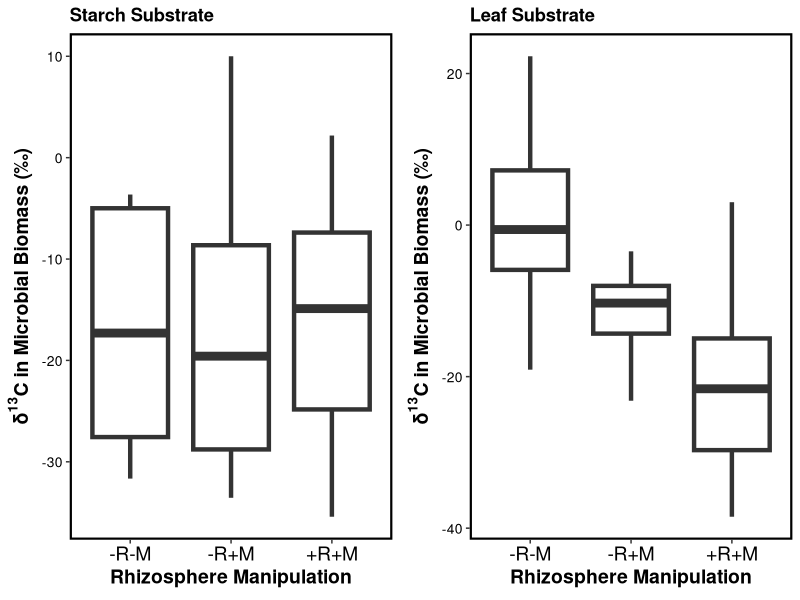

The R script that drew this image:
## ---- chunk 1
#########################################################################################################
# FUNCTION: createData
# Creates data frame to test the effect of the rhizosphere manipulation on microbial assimilation of starch and leaf substrates
# input: NULL
# output: 4-column data frame (ID, rhizosphere manipulation treatment, substrate type, assimilation)
#--------------------------------------------------------------------------------------------------------

createData<-function() {

ID<-seq(from=1,to=72) # creates a unique ID for each sample
core<-rep(1:3,each=12,times=2) # string of core treatment IDs
label<-rep(c("L","S"),each=36) # string of substrate type IDs

# Leaf labeled cores with effect of rhizosphere manipulation
L1<-rnorm(12,mean=-0,sd=10) # highest assimilation
L2<-rnorm(12,mean=-10,sd=10) # moderate assimilation
L3<-rnorm(12,mean=-20,sd=10) # lowest assimilation of added substrate, mean is close to background levels
L<-c(L1,L2,L3) # All leaf data in one vector

# Strach labeled cores, rhizosphere manipulation does not affect microbial assimilation of substrate
S<-rnorm(36,mean=-15,sd=10)

# All assimilation values (leaf and starch) in one vector
leaf_starch<-c(L,S)

data<-data.frame(ID=ID,Rhizosphere_Manipulation=as.factor(core),Labeled_Substrate=label,Assimilation_13C=leaf_starch)

return(data)
}

#########################################################################################################
# FUNCTION: myANOVA
# Returns anova output that shows differences in microbial assimilation of 13C between treatments and substrate types.
# input: data = 4-column data frame (ID, rhizosphere manipulation treatment, substrate type, assimilation)
# output: ANOVA output table
#--------------------------------------------------------------------------------------------------------
library(dplyr)

myANOVA<-function(data=NULL) {
  
  if (is.null(data)) {
    data<-data.frame(ID=seq(from=1,to=72),
                     Rhizosphere_Manipulation=rep(1:3,each=12,times=2),
                     Labeled_Substrate=rep(c("L","S"),each=36),
                     Assimilation_13C=rnorm(72,mean=-15,sd=10))
  }
  
  leafData<-filter(data,Labeled_Substrate=="L")
  starchData<-filter(data,Labeled_Substrate=="S")
  
  starchMod<-lm(starchData$Assimilation_13C~starchData$Rhizosphere_Manipulation)
  starchResults<-anova(starchMod)
  print("STARCH SUBSTRATE RESULTS")
  print(starchResults)
  
  leafMod<-lm(leafData$Assimilation_13C~leafData$Rhizosphere_Manipulation)
  leafResults<-anova(leafMod)
  print("LEAF SUBSTRATE RESULTS")
  print(leafResults)
}

#########################################################################################################
# FUNCTION: myBoxplots
# Produces boxplots from rhizosphere manipulation experiment.
# input: data = 4-column data frame (ID, rhizosphere manipulation treatment, substrate type, assimilation)
# output: Two-panelled figure containing boxplots for leaf and starch data.
#--------------------------------------------------------------------------------------------------------
library(gridExtra)
library(ggplot2)

myBoxplots<-function(data=NULL) {
  if (is.null(data)) {
    data<-data.frame(ID=seq(from=1,to=72),
                     Rhizosphere_Manipulation=rep(1:3,each=12,times=2),
                     Labeled_Substrate=rep(c("L","S"),each=36),
                     Assimilation_13C=rnorm(72,mean=-15,sd=10))
  }
  
  leafData<-filter(data,Labeled_Substrate=="L")
  starchData<-filter(data,Labeled_Substrate=="S")
  
  #### Starch Figure
  starchFig<-ggplot(starchData,aes(x=as.factor(Rhizosphere_Manipulation),y=Assimilation_13C)) +
    geom_boxplot(lwd=1.5) +
    labs(x=expression(bold("Rhizosphere Manipulation")),y=expression(bold(paste("\u03B4"^{bold("13")},"C in Microbial Biomass"," (\u2030)"))),title = expression(bold("Starch Substrate"))) +
    scale_x_discrete(labels=c("1"="-R-M","2"="-R+M","3"="+R+M")) +
      theme(panel.grid.minor=element_blank(),panel.grid.major=element_blank(),
        axis.text.y=element_text(colour="black",size=10),
        axis.text.x=element_text(colour="black",size=14),
        axis.title=element_text(size=14,face="bold"),
        panel.border=element_rect(fill=NA,colour="black",size=1.5),
        panel.background=element_rect(fill=NA))
  
  #### Leaf Figure
    leafFig<-ggplot(leafData,aes(x=as.factor(Rhizosphere_Manipulation),y=Assimilation_13C)) +
    geom_boxplot(lwd=1.5) +
    labs(x=expression(bold("Rhizosphere Manipulation")),y=expression(bold(paste("\u03B4"^{bold("13")},"C in Microbial Biomass"," (\u2030)"))),title = expression(bold("Leaf Substrate"))) +
    scale_x_discrete(labels=c("1"="-R-M","2"="-R+M","3"="+R+M")) +
      theme(panel.grid.minor=element_blank(),panel.grid.major=element_blank(),
        axis.text.y=element_text(colour="black",size=10),
        axis.text.x=element_text(colour="black",size=14),
        axis.title=element_text(size=14,face="bold"),
        panel.border=element_rect(fill=NA,colour="black",size=1.5),
        panel.background=element_rect(fill=NA))

    #### Final Paneled Figure
    grid.arrange(starchFig,leafFig,nrow=1)
}
#--------------------------------------------------------------------------------------------------------

##### Link the above functions together to create a data set, analyze that data set using an ANOVA, and graph the results.

data<-createData()
myANOVA(data)
myBoxplots(data)
